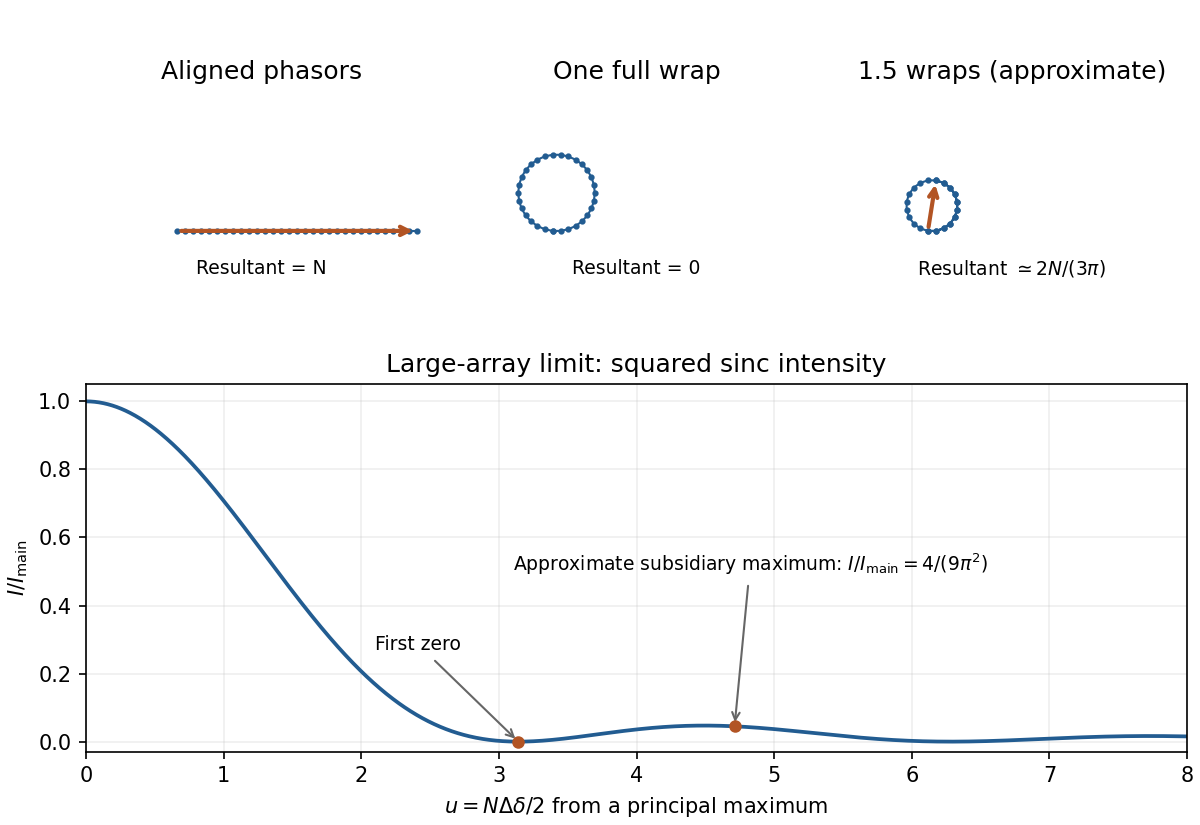

Write Python code to recreate this figure.
"""Original educational diagram. Python 3.14, NumPy and Matplotlib; output is saved in the current working directory."""
import numpy as np
import matplotlib
matplotlib.use('Agg')
import matplotlib.pyplot as plt
plt.rcParams.update({'font.size':10,'figure.facecolor':'white','axes.facecolor':'white'})
N=30;fig=plt.figure(figsize=(8,5.5),layout='constrained');gs=fig.add_gridspec(2,3,height_ratios=[1,1.1])
for j,(delta,title) in enumerate([(0,'Aligned phasors'),(2*np.pi/N,'One full wrap'),(3*np.pi/N,'1.5 wraps (approximate)')]):
 ax=fig.add_subplot(gs[0,j]);z=np.r_[0,np.cumsum(np.exp(1j*np.arange(N)*delta))]/N
 ax.plot(z.real,z.imag,'o-',color='#225c91',ms=2,lw=1)
 ax.annotate('',xy=(z[-1].real,z[-1].imag),xytext=(0,0),arrowprops={'arrowstyle':'->','color':'#b25424','lw':2})
 label=['Resultant = N','Resultant = 0',r'Resultant $\simeq 2N/(3\pi)$'][j]
 ax.text(.5,-.12,label,ha='center',transform=ax.transAxes,fontsize=9)
 ax.set(title=title,aspect='equal',xlim=(-.38,1.08),ylim=(-.1,.58));ax.axis('off')
ax=fig.add_subplot(gs[1,:]);u=np.linspace(0,8,1500);intensity=np.sinc(u/np.pi)**2
ax.plot(u,intensity,color='#225c91',lw=1.8)
ax.scatter([np.pi,1.5*np.pi],[0,4/(9*np.pi**2)],color='#b25424',s=25,zorder=5)
ax.annotate('First zero',xy=(np.pi,0),xytext=(2.1,.27),arrowprops={'arrowstyle':'->','color':'#666'},fontsize=9)
ax.annotate(r'Approximate subsidiary maximum: $I/I_{\rm main}=4/(9\pi^2)$',xy=(1.5*np.pi,4/(9*np.pi**2)),xytext=(3.1,.5),arrowprops={'arrowstyle':'->','color':'#666'},fontsize=9)
ax.set(xlabel=r'$u=N\Delta\delta/2$ from a principal maximum',ylabel=r'$I/I_{\rm main}$',xlim=(0,8),ylim=(-.03,1.05),title='Large-array limit: squared sinc intensity')
ax.grid(alpha=.2)
fig.savefig('paper-1-ia2014-grating.png',dpi=150,facecolor='white');plt.close(fig)
